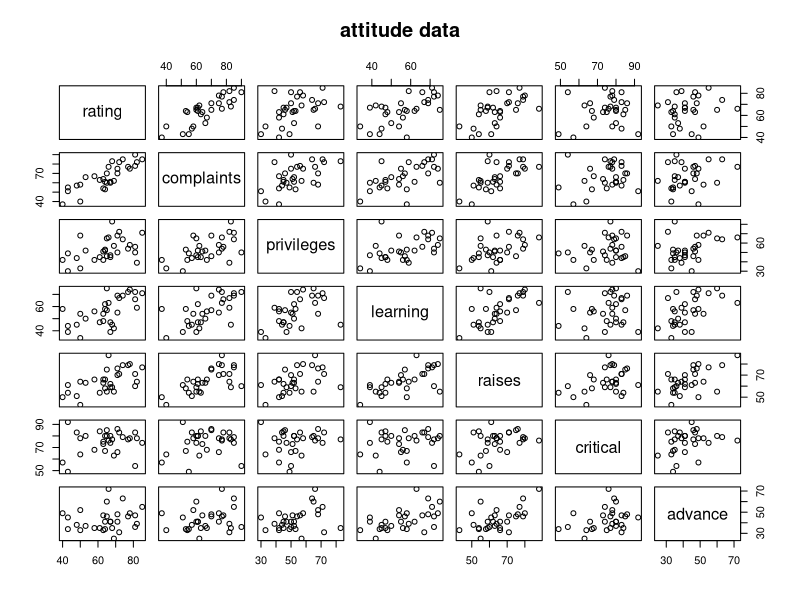
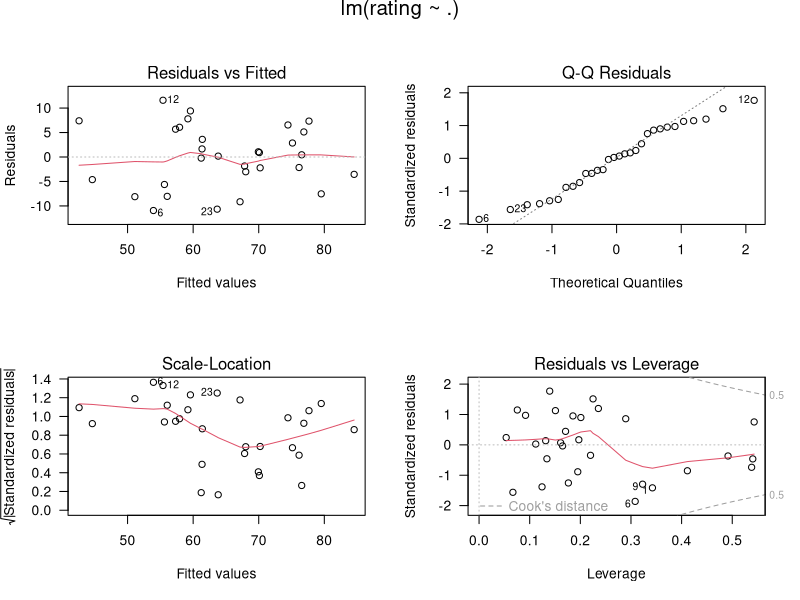

Recreate these plots in R, in order.
## ---- chunk 1
require(stats); require(graphics)
pairs(attitude, main = "attitude data")
## ---- chunk 2
summary(attitude)
## ---- chunk 3
### # this part prepares the name of the response variable
### #  and of the predictor variables, based on the names 
### #  of the dataframe. The idea is to define the response 
### #  variable as fixed and to then collect all other variables 
### #  into the predictor variables
vAllVar <- names(attitude)
nRespVarIdx <- 1
sRespVar <- vAllVar[nRespVarIdx]
vPredVar <- vAllVar[-nRespVarIdx]
sPredVar <- paste(paste(vPredVar[1:(length(vPredVar)-1)], collapse = ", "), vPredVar[length(vPredVar)], sep = " and ")
## ---- chunk 4
fm1 <- lm(rating ~ ., data = attitude)
## ---- chunk 5
summary(fm1)
## ---- chunk 6
opar <- par(mfrow = c(2,2), oma = c(0, 0, 1.1, 0))
plot(fm1, las = 1, )
## ---- chunk 7
par(opar)
## ---- chunk 8
summary(fm2 <- lm(rating ~ complaints, data = attitude))
